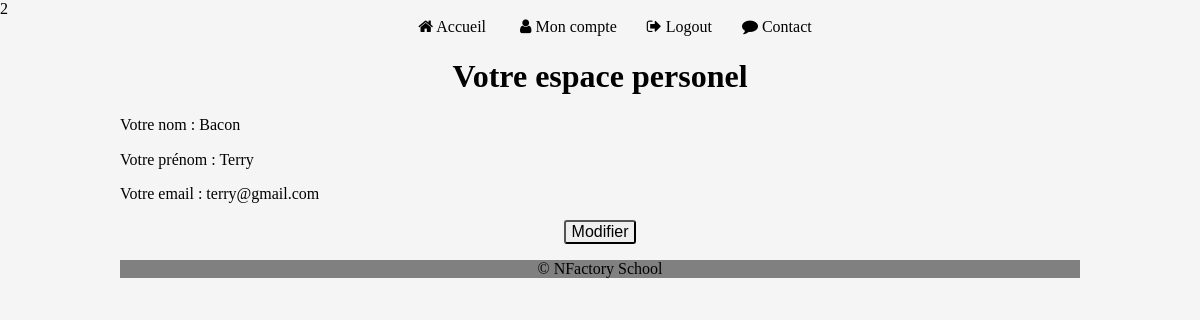
Screenshot of /index.php?page=monCompte (signed in) with the database file from the repository.
### tables this page shows
CREATE TABLE `t_users` (
  `ID_USER` int(11) NOT NULL,
  `USERNAME` varchar(45) NOT NULL,
  `USERFNAME` varchar(45) DEFAULT NULL,
  `USERMAIL` varchar(255) NOT NULL,
  `USERPASSWORD` char(40) NOT NULL,
  `USERDATEINS` datetime DEFAULT NULL,
  `T_ROLES_ID_ROLE` int(11) NOT NULL
);

### include/monCompte.inc.php (the view, shortened to what this page needs)
<?php
if(isset($_SESSION['login'])){
    echo("<h1>Votre espace personel</h1>");
    $id=$_SESSION['id'];
    $db=connectionPDO('localhost' , 'NFactoryBlog' , 'root' , '');
    $requete = "SELECT * FROM t_users WHERE ID_USER='$id'";
    $result =$db -> query($requete);
    while($donnees=$result->fetch()){
        echo("<p>Votre nom : ".$donnees['USERNAME']."</p>");
        echo("<p>Votre prénom : ".$donnees['USERFNAME']."</p>");
        echo("<p>Votre email : ".$donnees['USERMAIL']."</p>");
    }
    echo("<form method='post' action='#'><input type='submit' value='Modifier' name='modifier'></form>");
}
else {
    echo "Veuillez vous connecter";
}

### assets/css/style.css (style rules this page uses)
body { background-color: whitesmoke; }
input { border-radius: 3px; }
p { text-align: justify; }

### rows the page displays
t_users: USERNAME "Bacon", USERFNAME "Terry", USERMAIL "terry@gmail.com"
